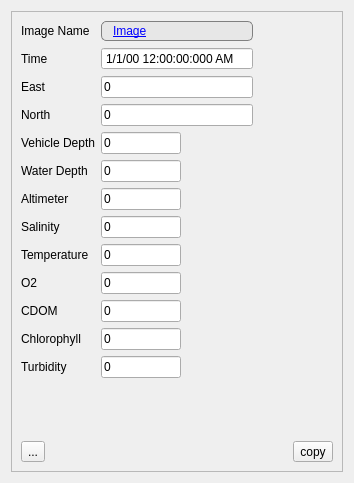
<?xml version="1.0" encoding="UTF-8"?>
<ui version="4.0">
 <class>imagemetadata</class>
 <widget class="QWidget" name="imagemetadata">
  <property name="geometry">
   <rect>
    <x>0</x>
    <y>0</y>
    <width>354</width>
    <height>483</height>
   </rect>
  </property>
  <property name="windowTitle">
   <string>Image Metadata</string>
  </property>
  <property name="windowIcon">
   <iconset>
    <normaloff>:/icons/element-vector.gif</normaloff>:/icons/element-vector.gif</iconset>
  </property>
  <layout class="QVBoxLayout" name="verticalLayout_3">
   <item>
    <widget class="QScrollArea" name="metadata_scroll_area">
     <property name="enabled">
      <bool>true</bool>
     </property>
     <property name="widgetResizable">
      <bool>true</bool>
     </property>
     <widget class="QWidget" name="scrollAreaWidgetContents">
      <property name="geometry">
       <rect>
        <x>0</x>
        <y>0</y>
        <width>334</width>
        <height>463</height>
       </rect>
      </property>
      <layout class="QVBoxLayout" name="verticalLayout">
       <item>
        <layout class="QGridLayout" name="gridLayout">
         <item row="2" column="0">
          <widget class="QLabel" name="Lonlabel">
           <property name="maximumSize">
            <size>
             <width>100</width>
             <height>16777215</height>
            </size>
           </property>
           <property name="text">
            <string>East</string>
           </property>
          </widget>
         </item>
         <item row="10" column="0">
          <widget class="QLabel" name="label_24">
           <property name="maximumSize">
            <size>
             <width>100</width>
             <height>16777215</height>
            </size>
           </property>
           <property name="text">
            <string>CDOM</string>
           </property>
          </widget>
         </item>
         <item row="3" column="0">
          <widget class="QLabel" name="Latlabel">
           <property name="maximumSize">
            <size>
             <width>100</width>
             <height>16777215</height>
            </size>
           </property>
           <property name="text">
            <string>North</string>
           </property>
          </widget>
         </item>
         <item row="6" column="0">
          <widget class="QLabel" name="Pitchlabel">
           <property name="maximumSize">
            <size>
             <width>100</width>
             <height>16777215</height>
            </size>
           </property>
           <property name="text">
            <string>Altimeter</string>
           </property>
          </widget>
         </item>
         <item row="8" column="1">
          <widget class="QLineEdit" name="temperature">
           <property name="maximumSize">
            <size>
             <width>80</width>
             <height>16777215</height>
            </size>
           </property>
           <property name="focusPolicy">
            <enum>Qt::NoFocus</enum>
           </property>
           <property name="styleSheet">
            <string notr="true"/>
           </property>
           <property name="text">
            <string>0</string>
           </property>
           <property name="readOnly">
            <bool>true</bool>
           </property>
          </widget>
         </item>
         <item row="8" column="0">
          <widget class="QLabel" name="label_5">
           <property name="maximumSize">
            <size>
             <width>100</width>
             <height>16777215</height>
            </size>
           </property>
           <property name="text">
            <string>Temperature</string>
           </property>
          </widget>
         </item>
         <item row="5" column="0">
          <widget class="QLabel" name="Rolllabel">
           <property name="maximumSize">
            <size>
             <width>100</width>
             <height>16777215</height>
            </size>
           </property>
           <property name="text">
            <string>Water Depth</string>
           </property>
          </widget>
         </item>
         <item row="7" column="1">
          <widget class="QLineEdit" name="salinity">
           <property name="maximumSize">
            <size>
             <width>80</width>
             <height>16777215</height>
            </size>
           </property>
           <property name="focusPolicy">
            <enum>Qt::NoFocus</enum>
           </property>
           <property name="styleSheet">
            <string notr="true"/>
           </property>
           <property name="text">
            <string>0</string>
           </property>
           <property name="readOnly">
            <bool>true</bool>
           </property>
          </widget>
         </item>
         <item row="9" column="1">
          <widget class="QLineEdit" name="O2">
           <property name="maximumSize">
            <size>
             <width>80</width>
             <height>16777215</height>
            </size>
           </property>
           <property name="focusPolicy">
            <enum>Qt::NoFocus</enum>
           </property>
           <property name="styleSheet">
            <string notr="true"/>
           </property>
           <property name="text">
            <string>0</string>
           </property>
           <property name="readOnly">
            <bool>true</bool>
           </property>
          </widget>
         </item>
         <item row="6" column="1">
          <widget class="QLineEdit" name="altimeter">
           <property name="maximumSize">
            <size>
             <width>80</width>
             <height>16777215</height>
            </size>
           </property>
           <property name="focusPolicy">
            <enum>Qt::NoFocus</enum>
           </property>
           <property name="styleSheet">
            <string notr="true"/>
           </property>
           <property name="text">
            <string>0</string>
           </property>
          </widget>
         </item>
         <item row="4" column="0">
          <widget class="QLabel" name="Depthlabel">
           <property name="maximumSize">
            <size>
             <width>100</width>
             <height>16777215</height>
            </size>
           </property>
           <property name="text">
            <string>Vehicle Depth</string>
           </property>
          </widget>
         </item>
         <item row="9" column="0">
          <widget class="QLabel" name="label_23">
           <property name="maximumSize">
            <size>
             <width>100</width>
             <height>16777215</height>
            </size>
           </property>
           <property name="text">
            <string>O2</string>
           </property>
          </widget>
         </item>
         <item row="12" column="1">
          <widget class="QLineEdit" name="turbidity">
           <property name="maximumSize">
            <size>
             <width>80</width>
             <height>16777215</height>
            </size>
           </property>
           <property name="focusPolicy">
            <enum>Qt::NoFocus</enum>
           </property>
           <property name="styleSheet">
            <string notr="true"/>
           </property>
           <property name="text">
            <string>0</string>
           </property>
           <property name="readOnly">
            <bool>true</bool>
           </property>
          </widget>
         </item>
         <item row="12" column="0">
          <widget class="QLabel" name="label_26">
           <property name="maximumSize">
            <size>
             <width>100</width>
             <height>16777215</height>
            </size>
           </property>
           <property name="text">
            <string>Turbidity</string>
           </property>
          </widget>
         </item>
         <item row="7" column="0">
          <widget class="QLabel" name="Headinglabel">
           <property name="maximumSize">
            <size>
             <width>100</width>
             <height>16777215</height>
            </size>
           </property>
           <property name="text">
            <string>Salinity</string>
           </property>
          </widget>
         </item>
         <item row="0" column="0">
          <widget class="QLabel" name="label_22">
           <property name="maximumSize">
            <size>
             <width>100</width>
             <height>16777215</height>
            </size>
           </property>
           <property name="font">
            <font>
             <stylestrategy>PreferDefault</stylestrategy>
            </font>
           </property>
           <property name="layoutDirection">
            <enum>Qt::LeftToRight</enum>
           </property>
           <property name="autoFillBackground">
            <bool>false</bool>
           </property>
           <property name="text">
            <string>Image Name</string>
           </property>
          </widget>
         </item>
         <item row="2" column="1">
          <widget class="QLineEdit" name="imageeast">
           <property name="maximumSize">
            <size>
             <width>160</width>
             <height>16777215</height>
            </size>
           </property>
           <property name="focusPolicy">
            <enum>Qt::NoFocus</enum>
           </property>
           <property name="styleSheet">
            <string notr="true"/>
           </property>
           <property name="text">
            <string>0</string>
           </property>
           <property name="readOnly">
            <bool>true</bool>
           </property>
          </widget>
         </item>
         <item row="0" column="1">
          <widget class="QLabel" name="linklabel">
           <property name="sizePolicy">
            <sizepolicy hsizetype="MinimumExpanding" vsizetype="Preferred">
             <horstretch>0</horstretch>
             <verstretch>0</verstretch>
            </sizepolicy>
           </property>
           <property name="maximumSize">
            <size>
             <width>260</width>
             <height>16777215</height>
            </size>
           </property>
           <property name="styleSheet">
            <string notr="true">border: 1px solid gray;
border-radius: 5px;
padding: 0 8px;
background: rgb(231, 231, 231);</string>
           </property>
           <property name="text">
            <string>&lt;html&gt;&lt;head/&gt;&lt;body&gt;&lt;p&gt;&lt;a href=&quot;http://www.google.com/&quot;&gt;&lt;span style=&quot; text-decoration: underline; color:#0000ff;&quot;&gt;Image&lt;/span&gt;&lt;/a&gt;&lt;/p&gt;&lt;/body&gt;&lt;/html&gt;</string>
           </property>
           <property name="textFormat">
            <enum>Qt::RichText</enum>
           </property>
           <property name="openExternalLinks">
            <bool>true</bool>
           </property>
           <property name="textInteractionFlags">
            <set>Qt::TextBrowserInteraction</set>
           </property>
          </widget>
         </item>
         <item row="4" column="1">
          <widget class="QLineEdit" name="hbcdepth">
           <property name="maximumSize">
            <size>
             <width>80</width>
             <height>16777215</height>
            </size>
           </property>
           <property name="focusPolicy">
            <enum>Qt::NoFocus</enum>
           </property>
           <property name="styleSheet">
            <string notr="true"/>
           </property>
           <property name="text">
            <string>0</string>
           </property>
           <property name="readOnly">
            <bool>true</bool>
           </property>
          </widget>
         </item>
         <item row="10" column="1">
          <widget class="QLineEdit" name="CDOM">
           <property name="maximumSize">
            <size>
             <width>80</width>
             <height>16777215</height>
            </size>
           </property>
           <property name="focusPolicy">
            <enum>Qt::NoFocus</enum>
           </property>
           <property name="styleSheet">
            <string notr="true"/>
           </property>
           <property name="text">
            <string>0</string>
           </property>
           <property name="readOnly">
            <bool>true</bool>
           </property>
          </widget>
         </item>
         <item row="3" column="1">
          <widget class="QLineEdit" name="imagenorth">
           <property name="maximumSize">
            <size>
             <width>160</width>
             <height>16777215</height>
            </size>
           </property>
           <property name="focusPolicy">
            <enum>Qt::NoFocus</enum>
           </property>
           <property name="styleSheet">
            <string notr="true"/>
           </property>
           <property name="text">
            <string>0</string>
           </property>
           <property name="readOnly">
            <bool>true</bool>
           </property>
          </widget>
         </item>
         <item row="1" column="0">
          <widget class="QLabel" name="timelabel">
           <property name="maximumSize">
            <size>
             <width>100</width>
             <height>16777215</height>
            </size>
           </property>
           <property name="text">
            <string>Time</string>
           </property>
          </widget>
         </item>
         <item row="1" column="1">
          <widget class="QDateTimeEdit" name="dateTimeEdit">
           <property name="sizePolicy">
            <sizepolicy hsizetype="Expanding" vsizetype="Fixed">
             <horstretch>0</horstretch>
             <verstretch>0</verstretch>
            </sizepolicy>
           </property>
           <property name="maximumSize">
            <size>
             <width>200</width>
             <height>16777215</height>
            </size>
           </property>
           <property name="focusPolicy">
            <enum>Qt::NoFocus</enum>
           </property>
           <property name="styleSheet">
            <string notr="true"/>
           </property>
           <property name="readOnly">
            <bool>true</bool>
           </property>
           <property name="buttonSymbols">
            <enum>QAbstractSpinBox::NoButtons</enum>
           </property>
           <property name="dateTime">
            <datetime>
             <hour>0</hour>
             <minute>0</minute>
             <second>0</second>
             <year>2000</year>
             <month>1</month>
             <day>1</day>
            </datetime>
           </property>
           <property name="displayFormat">
            <string>M/d/yy h:mm:ss:zzz AP</string>
           </property>
          </widget>
         </item>
         <item row="11" column="1">
          <widget class="QLineEdit" name="chlorophyll">
           <property name="maximumSize">
            <size>
             <width>80</width>
             <height>16777215</height>
            </size>
           </property>
           <property name="focusPolicy">
            <enum>Qt::NoFocus</enum>
           </property>
           <property name="styleSheet">
            <string notr="true"/>
           </property>
           <property name="text">
            <string>0</string>
           </property>
           <property name="readOnly">
            <bool>true</bool>
           </property>
          </widget>
         </item>
         <item row="5" column="1">
          <widget class="QLineEdit" name="waterdepth">
           <property name="maximumSize">
            <size>
             <width>80</width>
             <height>16777215</height>
            </size>
           </property>
           <property name="focusPolicy">
            <enum>Qt::NoFocus</enum>
           </property>
           <property name="styleSheet">
            <string notr="true"/>
           </property>
           <property name="text">
            <string>0</string>
           </property>
           <property name="readOnly">
            <bool>true</bool>
           </property>
          </widget>
         </item>
         <item row="11" column="0">
          <widget class="QLabel" name="label_25">
           <property name="maximumSize">
            <size>
             <width>100</width>
             <height>16777215</height>
            </size>
           </property>
           <property name="text">
            <string>Chlorophyll</string>
           </property>
          </widget>
         </item>
         <item row="0" column="2">
          <spacer name="horizontalSpacer_2">
           <property name="orientation">
            <enum>Qt::Horizontal</enum>
           </property>
           <property name="sizeHint" stdset="0">
            <size>
             <width>40</width>
             <height>20</height>
            </size>
           </property>
          </spacer>
         </item>
        </layout>
       </item>
       <item>
        <spacer name="verticalSpacer">
         <property name="orientation">
          <enum>Qt::Vertical</enum>
         </property>
         <property name="sizeHint" stdset="0">
          <size>
           <width>20</width>
           <height>40</height>
          </size>
         </property>
        </spacer>
       </item>
       <item>
        <layout class="QHBoxLayout" name="horizontalLayout">
         <item>
          <widget class="QToolButton" name="send_image_metadata">
           <property name="text">
            <string>...</string>
           </property>
           <property name="icon">
            <iconset resource="../resources.qrc">
             <normaloff>:/icons/qtui/icons/note-sticky.svg</normaloff>:/icons/qtui/icons/note-sticky.svg</iconset>
           </property>
          </widget>
         </item>
         <item>
          <spacer name="horizontalSpacer">
           <property name="orientation">
            <enum>Qt::Horizontal</enum>
           </property>
           <property name="sizeHint" stdset="0">
            <size>
             <width>40</width>
             <height>20</height>
            </size>
           </property>
          </spacer>
         </item>
         <item>
          <widget class="QToolButton" name="copy_image_metadata">
           <property name="text">
            <string>copy</string>
           </property>
           <property name="icon">
            <iconset>
             <normaloff>:/FA_regular/icons/FA/regular/copy.svg</normaloff>:/FA_regular/icons/FA/regular/copy.svg</iconset>
           </property>
          </widget>
         </item>
        </layout>
       </item>
      </layout>
     </widget>
    </widget>
   </item>
  </layout>
 </widget>
 <resources>
  <include location="../resources.qrc"/>
 </resources>
 <connections/>
</ui>
